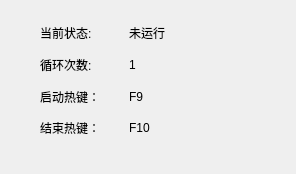
<?xml version="1.0" encoding="UTF-8"?>
<ui version="4.0">
 <class>startmenu</class>
 <widget class="QDialog" name="startmenu">
  <property name="geometry">
   <rect>
    <x>0</x>
    <y>0</y>
    <width>296</width>
    <height>174</height>
   </rect>
  </property>
  <property name="windowTitle">
   <string>开始</string>
  </property>
  <widget class="QWidget" name="">
   <property name="geometry">
    <rect>
     <x>40</x>
     <y>20</y>
     <width>171</width>
     <height>121</height>
    </rect>
   </property>
   <layout class="QGridLayout" name="gridLayout">
    <item row="0" column="0">
     <widget class="QLabel" name="label">
      <property name="text">
       <string>当前状态:</string>
      </property>
     </widget>
    </item>
    <item row="0" column="1">
     <widget class="QLabel" name="state_label">
      <property name="text">
       <string>未运行</string>
      </property>
     </widget>
    </item>
    <item row="1" column="0">
     <widget class="QLabel" name="label_3">
      <property name="text">
       <string>循环次数:</string>
      </property>
     </widget>
    </item>
    <item row="1" column="1">
     <widget class="QLabel" name="label_count">
      <property name="text">
       <string>1</string>
      </property>
     </widget>
    </item>
    <item row="2" column="0">
     <widget class="QLabel" name="label_4">
      <property name="text">
       <string>启动热键：</string>
      </property>
     </widget>
    </item>
    <item row="2" column="1">
     <widget class="QLabel" name="startKey">
      <property name="text">
       <string>F9</string>
      </property>
     </widget>
    </item>
    <item row="3" column="0">
     <widget class="QLabel" name="label_5">
      <property name="text">
       <string>结束热键：</string>
      </property>
     </widget>
    </item>
    <item row="3" column="1">
     <widget class="QLabel" name="endKey">
      <property name="text">
       <string>F10</string>
      </property>
     </widget>
    </item>
   </layout>
  </widget>
 </widget>
 <resources/>
 <connections/>
</ui>
